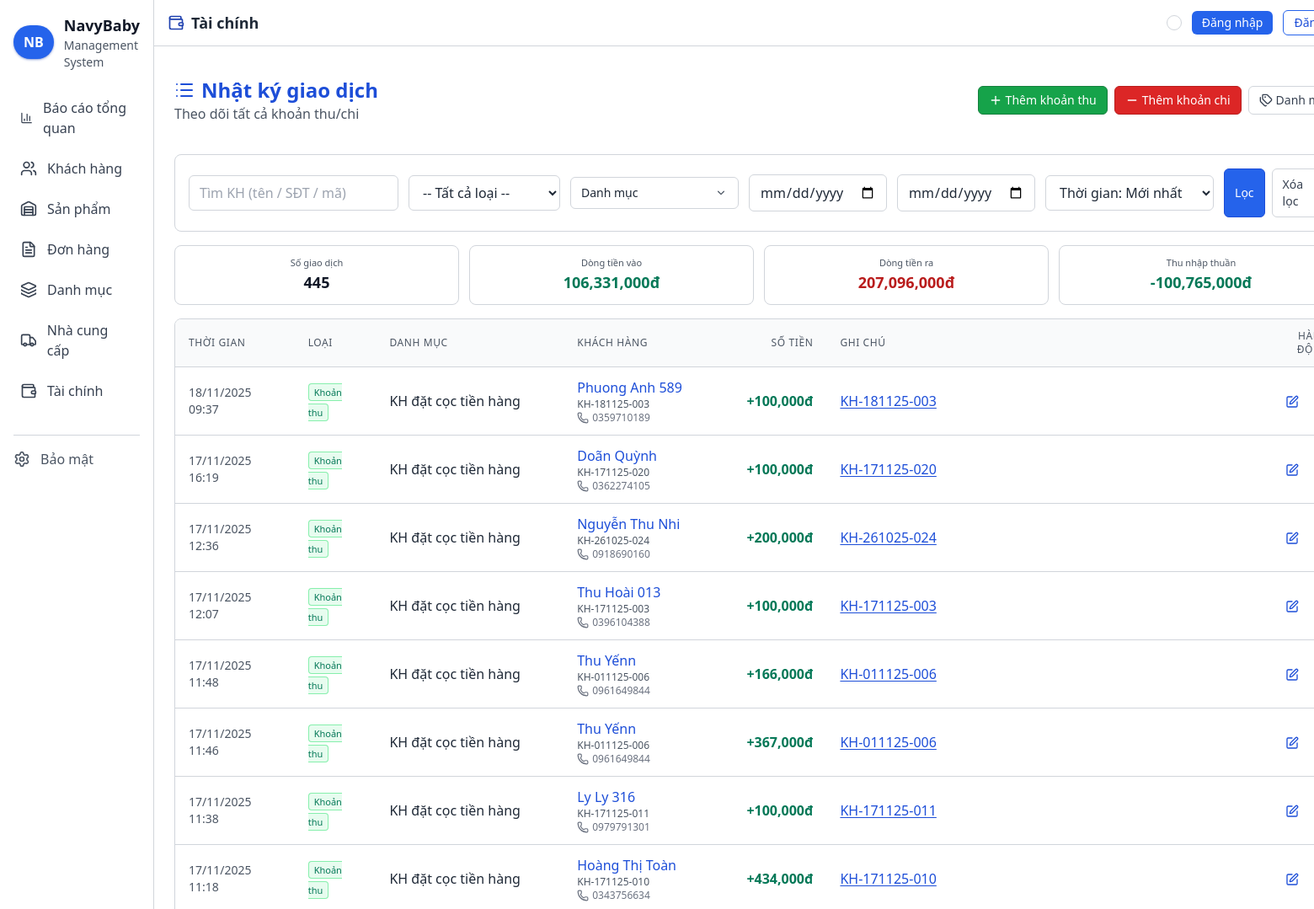
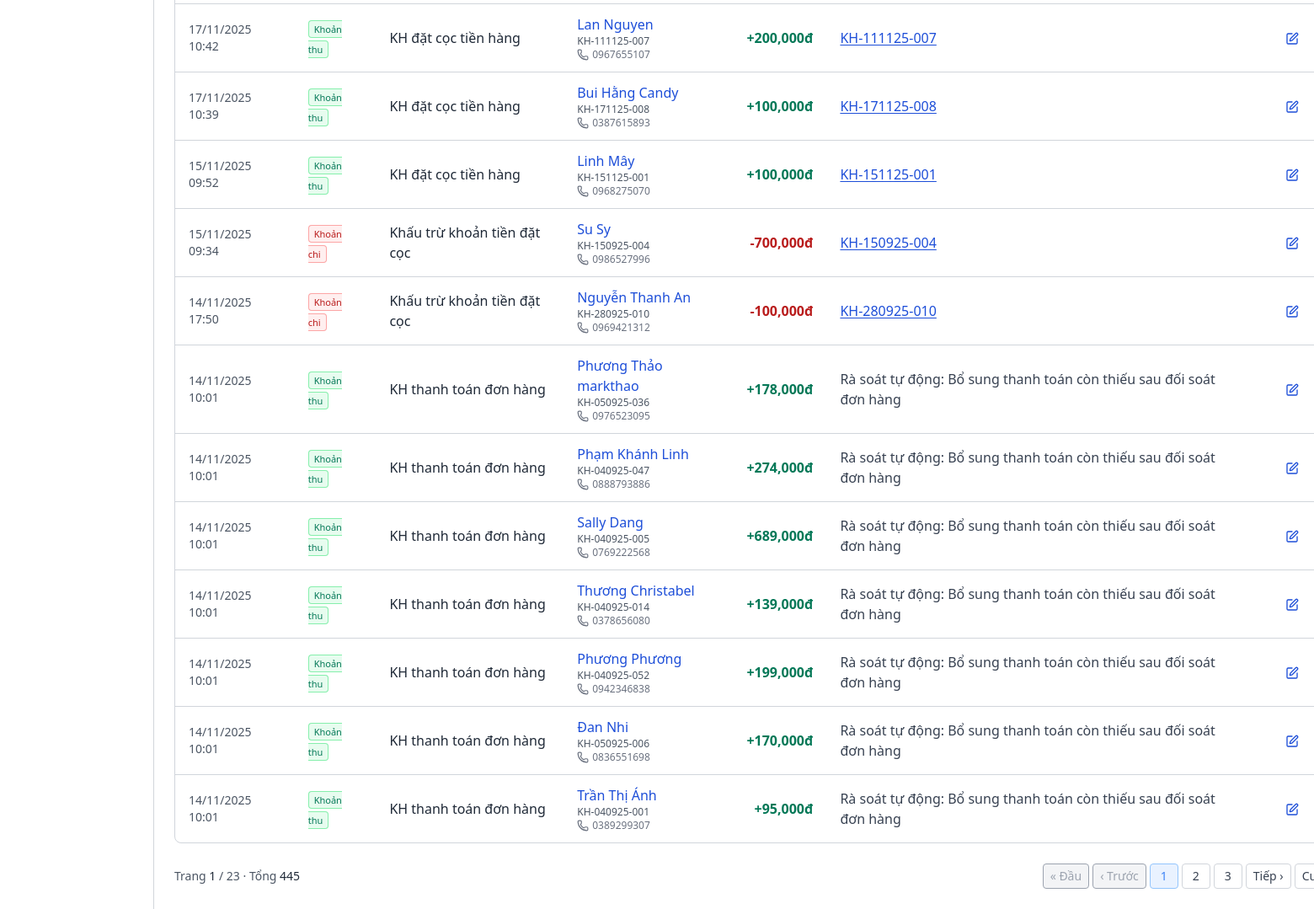
Page /tai-chinh/ on the committed database (2 pictures, top to bottom).
### finance/models.py (models this page shows, shortened)
class FinanceTransaction(models.Model):
    category = models.ForeignKey(FinanceCategory, on_delete=models.SET_NULL, null=True, related_name='transactions')
    amount = models.DecimalField(max_digits=15, decimal_places=2)
    customer = models.ForeignKey(Customer, on_delete=models.SET_NULL, null=True)
    note = models.TextField(null=True, blank=True)
    created_at = models.DateTimeField(auto_now_add=True)
    updated_at = models.DateTimeField(auto_now=True)

class FinanceCategory(models.Model):
    TYPE_CHOICES = [
        ("INCOME", "Khoản thu"),
        ("EXPENSE", "Khoản chi"),
    ]
    name = models.CharField(max_length=100)
    type = models.CharField(max_length=10, choices=TYPE_CHOICES)
    description = models.TextField(null=True, blank=True)

### customers/models.py (models this page shows, shortened)
class Customer(models.Model):
    code = models.CharField(max_length=20, unique=True)
    name = models.CharField(max_length=255)
    phone_number = models.CharField(max_length=20, null=True, blank=True)
    social_link = models.URLField(max_length=255, blank=True)
    address = models.TextField(blank=True)
    is_affiliate = models.BooleanField(default=False)
    note = models.TextField(blank=True)
    created_at = models.DateTimeField(auto_now_add=True)
    updated_at = models.DateTimeField(auto_now=True)

### finance/views.py (the view, shortened to what this page needs)
# urls.py: path('tai-chinh/', views.TransactionListView.as_view(), name='transactions_list'),
class TransactionListView(ListView):
    model = FinanceTransaction
    template_name = 'finance/transactions_list.html'
    context_object_name = 'transactions'
    paginate_by = 20
    def get_queryset(self):
        qs = super().get_queryset().select_related('category', 'customer')
        q = (self.request.GET.get('q', '') or '').strip()
        t = self.request.GET.get('type', '')
        raw_cats = self.request.GET.getlist('category')
        valid_category_ids = set(FinanceCategory.objects.values_list('id', flat=True))
        date_from = self.request.GET.get('date_from')
        date_to = self.request.GET.get('date_to')
        if q:
            qs = qs.filter(
                Q(customer__name__icontains=q)
                | Q(customer__phone_number__icontains=q)
                | Q(customer__code__icontains=q)
            )
        if t in dict(FinanceCategory.TYPE_CHOICES):
            qs = qs.filter(category__type=t)
        selected_cat_ids = [int(c) for c in raw_cats if c.isdigit() and int(c) in valid_category_ids]
        if selected_cat_ids:
            qs = qs.filter(category_id__in=selected_cat_ids)
        if date_from:
            qs = qs.filter(created_at__date__gte=date_from)
        if date_to:
            qs = qs.filter(created_at__date__lte=date_to)
        user = getattr(self.request, 'user', None)
        sort = self.request.GET.get('sort', 'created_desc')
        if sort == 'created_asc':
            qs = qs.order_by('created_at')
        elif sort == 'amount_desc':
            qs = qs.order_by('-amount', '-created_at')
        elif sort == 'amount_asc':
            qs = qs.order_by('amount', '-created_at')
        else:  # created_desc (default)
            qs = qs.order_by('-created_at')
        return qs
    def get_context_data(self, **kwargs):
        ctx = super().get_context_data(**kwargs)
        ctx['title'] = 'Nhật ký giao dịch - NavyBaby'
        categories_qs = FinanceCategory.objects.all().order_by('name')
        ctx['categories'] = categories_qs
        ctx['q'] = self.request.GET.get('q', '')
        ctx['type'] = self.request.GET.get('type', '')
        raw_cats = self.request.GET.getlist('category')
        valid_ids = set(categories_qs.values_list('id', flat=True))
        ctx['category_filter'] = [c for c in raw_cats if c.isdigit() and int(c) in valid_ids]
        ctx['date_from'] = self.request.GET.get('date_from', '')
        ctx['date_to'] = self.request.GET.get('date_to', '')
        ctx['sort'] = self.request.GET.get('sort', 'created_desc')
        filtered = FinanceTransaction.objects.select_related('category', 'customer')
        t = self.request.GET.get('type', '')
        raw_cats = self.request.GET.getlist('category')
        date_from = self.request.GET.get('date_from')
        date_to = self.request.GET.get('date_to')
        q = (self.request.GET.get('q', '') or '').strip()
        if q:
            filtered = filtered.filter(
                Q(customer__name__icontains=q)
                | Q(customer__phone_number__icontains=q)
                | Q(customer__code__icontains=q)
            )
        if t in dict(FinanceCategory.TYPE_CHOICES):
            filtered = filtered.filter(category__type=t)
        selected_cat_ids = [int(c) for c in raw_cats if c.isdigit() and int(c) in valid_ids]
        if selected_cat_ids:
            filtered = filtered.filter(category_id__in=selected_cat_ids)
        if date_from:
            filtered = filtered.filter(created_at__date__gte=date_from)
        if date_to:
            filtered = filtered.filter(created_at__date__lte=date_to)
        user = getattr(self.request, 'user', None)
        dec_field = DecimalField(max_digits=15, decimal_places=2)
        zero_dec = Value(0, output_field=dec_field)
        sums = filtered.aggregate(
            total_count=Count('id'),
            inflow=Coalesce(
                Sum(
                    Case(
                        When(category__type='INCOME', then=F('amount')),
                        default=zero_dec,
                        output_field=dec_field,
                    )
                ),
                zero_dec,
            ),
            outflow=Coalesce(
                Sum(
                    Case(
                        When(category__type='EXPENSE', then=F('amount')),
                        default=zero_dec,
                        output_field=dec_field,
                    )
                ),
                zero_dec,
            ),
        )
        try:
            net = (sums.get('inflow') or Decimal(0)) - (sums.get('outflow') or Decimal(0))
        except Exception:
            net = Decimal(0)
        ctx['stats'] = {
            'count': sums.get('total_count') or 0,
            'inflow': sums.get('inflow') or Decimal(0),
            'outflow': sums.get('outflow') or Decimal(0),
            'net': net,
        }
        return ctx

### templates/finance/transactions_list.html (shortened to what this page needs)
{% extends 'base.html' %}
{% load number_extras %}
{% block navbar_icon %}wallet{% endblock %}
{% block navbar_title %}Tài chính{% endblock %}
{% block content %}
<div class="sticky-subheader flex flex-col md:flex-row justify-between items-center mb-6 py-3">
  <div>
    <h2 class="text-2xl font-bold flex items-center text-blue-400">
      <i data-lucide="list" class="w-6 h-6 mr-2"></i>Nhật ký giao dịch
    </h2>
    <p class="text-gray-400">Theo dõi tất cả khoản thu/chi</p>
  </div>
  <div class="flex items-center gap-2">
    <a href="{% url 'finance:income_create' %}" class="px-3 py-1.5 rounded-md border text-sm transition bg-green-600 text-white border-green-700 hover:bg-green-500 flex items-center">
      <i data-lucide="plus" class="w-4 h-4 mr-1"></i>Thêm khoản thu
    </a>
    <a href="{% url 'finance:expense_create' %}" class="px-3 py-1.5 rounded-md border text-sm transition bg-red-600 text-white border-red-700 hover:bg-red-500 flex items-center">
      <i data-lucide="minus" class="w-4 h-4 mr-1"></i>Thêm khoản chi
    </a>
    <a href="{% url 'finance:category_list' %}" class="px-3 py-1.5 rounded-md border text-sm transition bg-[#161616] text-gray-300 border-gray-800 hover:border-gray-700 flex items-center">
      <i data-lucide="tags" class="w-4 h-4 mr-1"></i>Danh mục
    </a>
  </div>
</div>
<div class="bg-[#121212] border border-gray-800 rounded-lg p-4 mb-4 overflow-visible">
  <form method="get" class="flex items-center gap-3 overflow-visible flex-nowrap">
    <input type="text" name="q" value="{{ q }}" placeholder="Tìm KH (tên / SĐT / mã)" class="min-w-[240px] bg-[#161616] border border-gray-800 rounded-md px-3 py-2 text-gray-200" />
    <select name="type" class="min-w-[180px] bg-[#161616] border border-gray-800 rounded-md px-3 py-2 text-gray-200">
      <option value="">-- Tất cả loại --</option>
    </select>
    <div class="relative min-w-[200px]" data-dropdown="category">
      <button type="button" data-dropdown-toggle="#dd-category" class="w-full bg-[#161616] border border-gray-800 rounded-md px-3 py-2 text-sm text-gray-200 text-left flex items-center justify-between hover:border-gray-700 transition">
        <span>Danh mục{% if category_filter %} ({{ category_filter|length }}){% endif %}</span>
        <svg xmlns="http://www.w3.org/2000/svg" class="h-4 w-4 text-gray-400" viewBox="0 0 20 20" fill="currentColor"><path fill-rule="evenodd" d="M5.23 7.21a.75.75 0 011.06.02L10 10.94l3.71-3.71a.75.75 0 111.06 1.06l-4.24 4.24a.75.75 0 01-1.06 0L5.21 8.29a.75.75 0 01.02-1.08z" clip-rule="evenodd" /></svg>
      </button>
    </div>
    <input type="date" name="date_from" value="{{ date_from }}" class="min-w-[160px] bg-[#161616] border border-gray-800 rounded-md px-3 py-2 text-gray-200" />
    <input type="date" name="date_to" value="{{ date_to }}" class="min-w-[160px] bg-[#161616] border border-gray-800 rounded-md px-3 py-2 text-gray-200" />
    <select name="sort" class="min-w-[200px] bg-[#161616] border border-gray-800 rounded-md px-3 py-2 text-gray-200">
      <option value="created_desc" {% if sort == 'created_desc' %}selected{% endif %}>Thời gian: Mới nhất</option>
    </select>
    <div class="flex gap-2">
      <button type="submit" class="px-3 py-2 rounded-md border text-sm bg-blue-600 text-white border-blue-700 hover:bg-blue-500">Lọc</button>
      <a href="{% url 'finance:transactions_list' %}" class="px-3 py-2 rounded-md border text-sm bg-[#161616] text-gray-300 border-gray-800 hover:border-gray-700">Xóa lọc</a>
    </div>
  </form>
</div>
<div class="grid grid-cols-2 md:grid-cols-4 gap-3 mb-4">
  <div class="bg-[#121212] border border-gray-800 rounded-lg p-3 text-center">
    <p class="text-[11px] text-gray-400">Số giao dịch</p>
    <p class="text-lg font-semibold text-gray-100">{{ stats.count|default:0 }}</p>
  </div>
  <div class="bg-[#121212] border border-gray-800 rounded-lg p-3 text-center">
    <p class="text-[11px] text-gray-400">Dòng tiền vào</p>
    <p class="text-lg font-semibold text-green-400">{{ stats.inflow|default:0|smart_vnd }}</p>
  </div>
  <div class="bg-[#121212] border border-gray-800 rounded-lg p-3 text-center">
    <p class="text-[11px] text-gray-400">Dòng tiền ra</p>
    <p class="text-lg font-semibold text-red-400">{{ stats.outflow|default:0|smart_vnd }}</p>
  </div>
  <div class="bg-[#121212] border border-gray-800 rounded-lg p-3 text-center">
    <p class="text-[11px] text-gray-400">Thu nhập thuần</p>
    <p class="text-lg font-semibold text-emerald-400">{{ stats.net|default:0|smart_vnd }}</p>
  </div>
</div>
<div class="bg-[#121212] border border-gray-800 rounded-lg overflow-hidden">
  <div class="overflow-x-auto">
    <table class="min-w-full divide-y divide-gray-800">
      <thead class="bg-[#161616]">
        <tr>
          <th class="px-4 py-3 text-left text-xs font-medium text-gray-400 uppercase tracking-wider">Thời gian</th>
          <th class="px-4 py-3 text-left text-xs font-medium text-gray-400 uppercase tracking-wider">Loại</th>
          <th class="px-4 py-3 text-left text-xs font-medium text-gray-400 uppercase tracking-wider">Danh mục</th>
          <th class="px-4 py-3 text-left text-xs font-medium text-gray-400 uppercase tracking-wider">Khách hàng</th>
          <th class="px-4 py-3 text-right text-xs font-medium text-gray-400 uppercase tracking-wider">Số tiền</th>
          <th class="px-4 py-3 text-left text-xs font-medium text-gray-400 uppercase tracking-wider">Ghi chú</th>
          <th class="px-4 py-3 text-right text-xs font-medium text-gray-400 uppercase tracking-wider">Hành động</th>
        </tr>
      </thead>
      <tbody class="divide-y divide-gray-800">
        {% for t in transactions %}
          <tr class="hover:bg-[#171717]">
            <td class="px-4 py-3 text-gray-400 text-sm">{{ t.created_at|date:"d/m/Y H:i" }}</td>
            <td class="px-4 py-3">
              {% if t.category.type == 'INCOME' %}
                <span class="text-[11px] px-1.5 py-0.5 rounded bg-green-900/30 border border-green-800 text-green-300">Khoản thu</span>
              {% else %}
                <span class="text-[11px] px-1.5 py-0.5 rounded bg-red-900/30 border border-red-800 text-red-300">Khoản chi</span>
              {% endif %}
            </td>
            <td class="px-4 py-3 text-gray-200">{{ t.category.name|default:'-' }}</td>
            <td class="px-4 py-3 text-gray-300">
              {% if t.customer %}
                <div>
                  <a href="{% url 'customers:customer_detail' t.customer.code %}" class="text-blue-400 hover:text-blue-300 hover:underline underline-offset-2">{{ t.customer.name }}</a>
                  <div class="text-xs text-gray-500"><span class="text-gray-400">{{ t.customer.code }}</span></div>
                  <div class="text-xs text-gray-500 flex items-center gap-1"><i data-lucide="phone" class="w-3.5 h-3.5 text-gray-500"></i><span>{{ t.customer.phone_number|default:'-' }}</span></div>
                </div>
              {% else %}
                <span class="text-gray-400">-</span>
              {% endif %}
            </td>
            <td class="px-4 py-3 text-right font-semibold {% if t.category.type == 'INCOME' %}text-green-300{% else %}text-red-300{% endif %}">
              {% if t.category.type == 'INCOME' %}+{% else %}-{% endif %}{{ t.amount|smart_vnd }}
            </td>
            <td class="px-4 py-3 text-gray-300">{{ t.note|link_customer_codes|default:'-' }}</td>
            <td class="px-4 py-3 text-right whitespace-nowrap">
              <a href="{% url 'finance:transaction_update' t.pk %}" class="text-blue-400 hover:text-blue-300 mr-4">
                <i data-lucide="edit" class="w-4 h-4 inline"></i>
              </a>
            </td>
          </tr>
        {% empty %}
          <tr>
            <td colspan="7" class="px-4 py-6 text-center text-gray-400">Chưa có giao dịch nào.</td>
          </tr>
        {% endfor %}
      </tbody>
    </table>
  </div>
</div>
{% if is_paginated %}
<div class="mt-6 flex flex-col sm:flex-row items-center justify-between gap-3 text-sm">
  <div class="text-gray-400">
    Trang <span class="text-gray-200 font-medium">{{ page_obj.number }}</span> / {{ page_obj.paginator.num_pages }} · Tổng <span class="text-gray-200 font-medium">{{ page_obj.paginator.count }}</span>
  </div>
  <div class="flex items-center gap-1">
    {% if page_obj.has_previous %}
      <a class="px-2 py-1 rounded border border-gray-800 bg-[#161616] text-gray-300 hover:border-gray-700" href="?{% if request.GET %}{{ request.GET.urlencode }}&{% endif %}page=1">« Đầu</a>
      <a class="px-2 py-1 rounded border border-gray-800 bg-[#161616] text-gray-300 hover:border-gray-700" href="?{% if request.GET %}{{ request.GET.urlencode }}&{% endif %}page={{ page_obj.previous_page_number }}">‹ Trước</a>
    {% else %}
      <span class="px-2 py-1 rounded border border-gray-900 bg-[#111] text-gray-600">« Đầu</span>
      <span class="px-2 py-1 rounded border border-gray-900 bg-[#111] text-gray-600">‹ Trước</span>
    {% endif %}
    {% for i in page_obj.paginator.page_range %}
      {% if i >= page_obj.number|add:-2 and i <= page_obj.number|add:2 %}
        {% if page_obj.number == i %}
          <span class="px-3 py-1 rounded border border-blue-800 bg-blue-900/30 text-blue-300">{{ i }}</span>
        {% else %}
          <a class="px-3 py-1 rounded border border-gray-800 bg-[#161616] text-gray-300 hover:border-gray-700" href="?{% if request.GET %}{{ request.GET.urlencode }}&{% endif %}page={{ i }}">{{ i }}</a>
        {% endif %}
      {% endif %}
    {% endfor %}
    {% if page_obj.has_next %}
      <a class="px-2 py-1 rounded border border-gray-800 bg-[#161616] text-gray-300 hover:border-gray-700" href="?{% if request.GET %}{{ request.GET.urlencode }}&{% endif %}page={{ page_obj.next_page_number }}">Tiếp ›</a>
      <a class="px-2 py-1 rounded border border-gray-800 bg-[#161616] text-gray-300 hover:border-gray-700" href="?{% if request.GET %}{{ request.GET.urlencode }}&{% endif %}page={{ page_obj.paginator.num_pages }}">Cuối »</a>
    {% else %}
      <span class="px-2 py-1 rounded border border-gray-900 bg-[#111] text-gray-600">Tiếp ›</span>
      <span class="px-2 py-1 rounded border border-gray-900 bg-[#111] text-gray-600">Cuối »</span>
    {% endif %}
  </div>
</div>
{% endif %}
{% endblock %}

### rows in the picture
FinanceTransaction: created_at "18/11/2025 09:37", shows "Khoản thu", category.name "KH đặt cọc tiền hàng", customer.name "Phuong Anh 589", customer.code "KH-181125-003", customer.phone_number "0359710189", amount|smart_vnd "100,000đ", note|link_customer_codes "KH-181125-003"
FinanceTransaction: created_at "17/11/2025 16:19", shows "Khoản thu", category.name "KH đặt cọc tiền hàng", customer.name "Doãn Quỳnh", customer.code "KH-171125-020", customer.phone_number "0362274105", amount|smart_vnd "100,000đ", note|link_customer_codes "KH-171125-020"
FinanceTransaction: created_at "17/11/2025 12:36", shows "Khoản thu", category.name "KH đặt cọc tiền hàng", customer.name "Nguyễn Thu Nhi", customer.code "KH-261025-024", customer.phone_number "0918690160", amount|smart_vnd "200,000đ", note|link_customer_codes "KH-261025-024"
FinanceTransaction: created_at "17/11/2025 12:07", shows "Khoản thu", category.name "KH đặt cọc tiền hàng", customer.name "Thu Hoài 013", customer.code "KH-171125-003", customer.phone_number "0396104388", amount|smart_vnd "100,000đ", note|link_customer_codes "KH-171125-003"
FinanceTransaction: created_at "17/11/2025 11:48", shows "Khoản thu", category.name "KH đặt cọc tiền hàng", customer.name "Thu Yếnn", customer.code "KH-011125-006", customer.phone_number "0961649844", amount|smart_vnd "166,000đ", note|link_customer_codes "KH-011125-006"
FinanceTransaction: created_at "17/11/2025 11:46", shows "Khoản thu", category.name "KH đặt cọc tiền hàng", customer.name "Thu Yếnn", customer.code "KH-011125-006", customer.phone_number "0961649844", amount|smart_vnd "367,000đ", note|link_customer_codes "KH-011125-006"
FinanceTransaction: created_at "17/11/2025 11:38", shows "Khoản thu", category.name "KH đặt cọc tiền hàng", customer.name "Ly Ly 316", customer.code "KH-171125-011", customer.phone_number "0979791301", amount|smart_vnd "100,000đ", note|link_customer_codes "KH-171125-011"
FinanceTransaction: created_at "17/11/2025 11:18", shows "Khoản thu", category.name "KH đặt cọc tiền hàng", customer.name "Hoàng Thị Toàn", customer.code "KH-171125-010", customer.phone_number "0343756634", amount|smart_vnd "434,000đ", note|link_customer_codes "KH-171125-010"
FinanceTransaction: created_at "17/11/2025 10:42", shows "Khoản thu", category.name "KH đặt cọc tiền hàng", customer.name "Lan Nguyen", customer.code "KH-111125-007", customer.phone_number "0967655107", amount|smart_vnd "200,000đ", note|link_customer_codes "KH-111125-007"
FinanceTransaction: created_at "17/11/2025 10:39", shows "Khoản thu", category.name "KH đặt cọc tiền hàng", customer.name "Bui Hằng Candy", customer.code "KH-171125-008", customer.phone_number "0387615893", amount|smart_vnd "100,000đ", note|link_customer_codes "KH-171125-008"
FinanceTransaction: created_at "15/11/2025 09:52", shows "Khoản thu", category.name "KH đặt cọc tiền hàng", customer.name "Linh Mây", customer.code "KH-151125-001", customer.phone_number "0968275070", amount|smart_vnd "100,000đ", note|link_customer_codes "KH-151125-001"
FinanceTransaction: created_at "15/11/2025 09:34", shows "Khoản chi", category.name "Khấu trừ khoản tiền đặt cọc", customer.name "Su Sy", customer.code "KH-150925-004", customer.phone_number "0986527996", amount|smart_vnd "700,000đ", note|link_customer_codes "KH-150925-004"
FinanceTransaction: created_at "14/11/2025 17:50", shows "Khoản chi", category.name "Khấu trừ khoản tiền đặt cọc", customer.name "Nguyễn Thanh An", customer.code "KH-280925-010", customer.phone_number "0969421312", amount|smart_vnd "100,000đ", note|link_customer_codes "KH-280925-010"
FinanceTransaction: created_at "14/11/2025 10:01", shows "Khoản thu", category.name "KH thanh toán đơn hàng", customer.name "Phương Thảo markthao", customer.code "KH-050925-036", customer.phone_number "0976523095", amount|smart_vnd "178,000đ", note|link_customer_codes "Rà soát tự động: Bổ sung thanh toán còn thiếu sau đối soát đơn hàng"
FinanceTransaction: created_at "14/11/2025 10:01", shows "Khoản thu", category.name "KH thanh toán đơn hàng", customer.name "Phạm Khánh Linh", customer.code "KH-040925-047", customer.phone_number "0888793886", amount|smart_vnd "274,000đ", note|link_customer_codes "Rà soát tự động: Bổ sung thanh toán còn thiếu sau đối soát đơn hàng"
FinanceTransaction: created_at "14/11/2025 10:01", shows "Khoản thu", category.name "KH thanh toán đơn hàng", customer.name "Sally Dang", customer.code "KH-040925-005", customer.phone_number "0769222568", amount|smart_vnd "689,000đ", note|link_customer_codes "Rà soát tự động: Bổ sung thanh toán còn thiếu sau đối soát đơn hàng"
FinanceTransaction: created_at "14/11/2025 10:01", shows "Khoản thu", category.name "KH thanh toán đơn hàng", customer.name "Thương Christabel", customer.code "KH-040925-014", customer.phone_number "0378656080", amount|smart_vnd "139,000đ", note|link_customer_codes "Rà soát tự động: Bổ sung thanh toán còn thiếu sau đối soát đơn hàng"
FinanceTransaction: created_at "14/11/2025 10:01", shows "Khoản thu", category.name "KH thanh toán đơn hàng", customer.name "Phương Phương", customer.code "KH-040925-052", customer.phone_number "0942346838", amount|smart_vnd "199,000đ", note|link_customer_codes "Rà soát tự động: Bổ sung thanh toán còn thiếu sau đối soát đơn hàng"
FinanceTransaction: created_at "14/11/2025 10:01", shows "Khoản thu", category.name "KH thanh toán đơn hàng", customer.name "Đan Nhi", customer.code "KH-050925-006", customer.phone_number "0836551698", amount|smart_vnd "170,000đ", note|link_customer_codes "Rà soát tự động: Bổ sung thanh toán còn thiếu sau đối soát đơn hàng"
FinanceTransaction: created_at "14/11/2025 10:01", shows "Khoản thu", category.name "KH thanh toán đơn hàng", customer.name "Trần Thị Ánh", customer.code "KH-040925-001", customer.phone_number "0389299307", amount|smart_vnd "95,000đ", note|link_customer_codes "Rà soát tự động: Bổ sung thanh toán còn thiếu sau đối soát đơn hàng"

### other values in the picture
{{ stats.count|default:0 }} "445"
{{ stats.inflow|default:0|smart_vnd }} "106,331,000đ"
{{ stats.outflow|default:0|smart_vnd }} "207,096,000đ"
{{ stats.net|default:0|smart_vnd }} "-100,765,000đ"
{{ page_obj.number }} "1"
{{ page_obj.paginator.num_pages }} "23"
{{ page_obj.paginator.count }} "445"
{{ i }} "1"
{{ i }} "2" "3"
